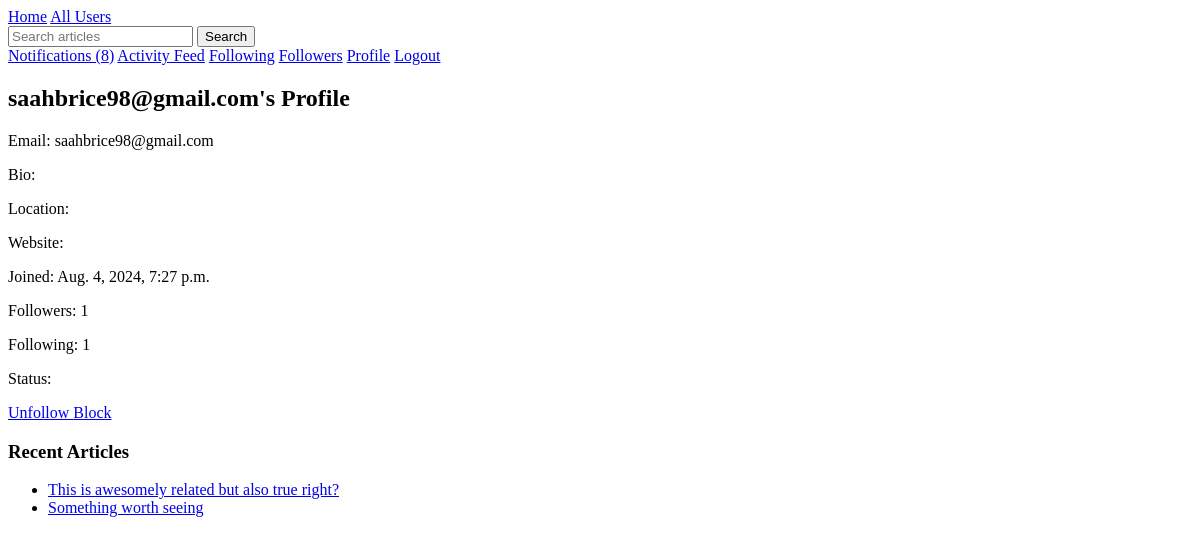
The app's page /users/profile/saahbrice98@gmail.com/ (signed in), older data.
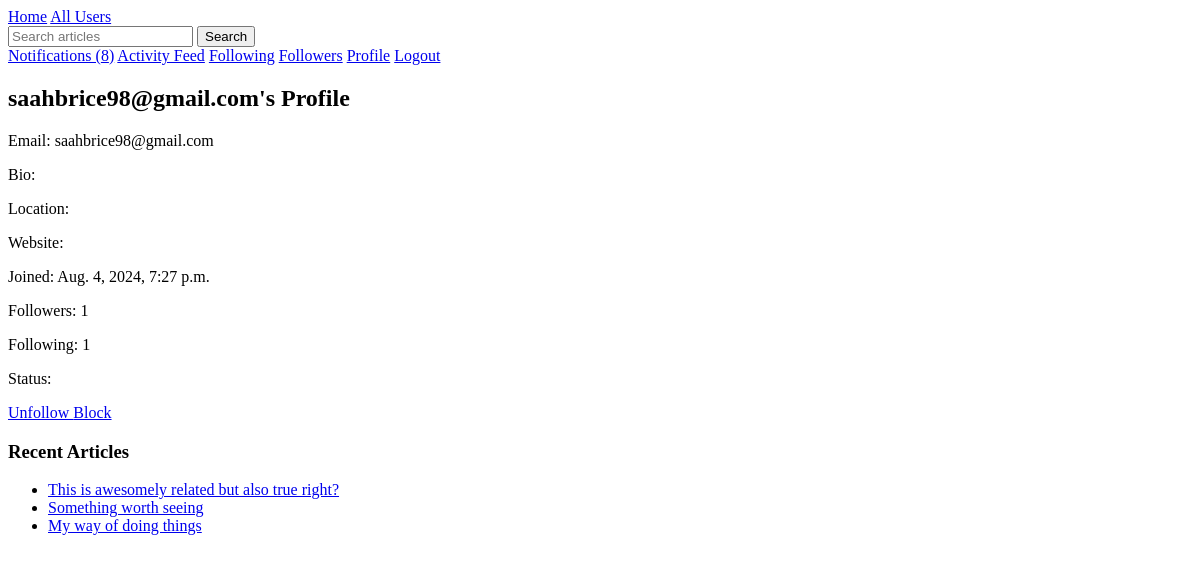
The same page, newer data.
### articles/models.py (models this page shows, shortened)
class Article(models.Model):
    title = models.CharField(max_length=200)
    content = models.TextField()
    author = models.ForeignKey(settings.AUTH_USER_MODEL, on_delete=models.CASCADE)
    created_at = models.DateTimeField(auto_now_add=True)
    updated_at = models.DateTimeField(auto_now=True)
    published_at = models.DateTimeField(null=True, blank=True)
    status = models.CharField(max_length=10, choices=[('draft', 'Draft'), ('published', 'Published')], default='draft')
    language = models.CharField(max_length=2, choices=[('EN', 'English'), ('FR', 'French')])
    tags = TaggableManager()
    bookmarks = models.ManyToManyField(settings.AUTH_USER_MODEL, related_name='bookmarked_articles', blank=True)

### users/views.py (the view)
# urls.py: path('profile/<str:username>/', UserProfileView.as_view(), name='user_profile'),
class UserProfileView(LoginRequiredMixin, DetailView):
    model = User
    template_name = 'users/profile.html'
    context_object_name = 'user_profile'
    def get_object(self, queryset=None):
        return get_object_or_404(User, username=self.kwargs.get('username'))
    def get_context_data(self, **kwargs):
        context = super().get_context_data(**kwargs)
        if self.request.user.is_authenticated:
            context['is_following'] = self.request.user.following.filter(id=self.object.id).exists()
            context['is_blocked'] = self.request.user.blocked_users.filter(id=self.object.id).exists()
        context['articles'] = Article.objects.filter(author=self.object, status='published').order_by('-published_at')[:5]
        return context

### users/models.py (called while the page is built)
    @property
    def is_writer(self):
        article_count = self.article_set.count()
        follower_count = self.followers.count()
        if article_count >= 12 and follower_count >= 5:
            total_reactions = sum(
                article.reactions.aggregate(total=Sum('count'))['total'] or 0
                for article in self.article_set.all()
            )
            return total_reactions >= 1000
        return False

    def unread_notifications_count(self):
        return self.notifications.filter(is_read=False).count()

### templates/users/profile.html (shortened to what this page needs)
{% extends "base.html" %}
{% block content %}
<h2>{{ user_profile.username }}'s Profile</h2>
<p>Email: {{ user_profile.email }}</p>
<p>Bio: {{ user_profile.bio }}</p>
<p>Location: {{ user_profile.location }}</p>
<p>Website: <a href="{{ user_profile.website }}">{{ user_profile.website }}</a></p>
<p>Joined: {{ user_profile.date_joined }}</p>
<p>Followers: {{ user_profile.followers.count }}</p>
<p>Following: {{ user_profile.following.count }}</p>
<p>
    Status:
</p>
{% if user.is_authenticated and user != user_profile %}
    <a href="{% url 'toggle_follow' user_profile.username %}">
        {% if is_following %}
            Unfollow
        {% else %}
            Follow
        {% endif %}
    </a>
    <a href="{% url 'toggle_block' user_profile.username %}">
        {% if is_blocked %}
            Unblock
        {% else %}
            Block
        {% endif %}
    </a>
{% endif %}
<h3>Recent Articles</h3>
<ul>
{% for article in articles %}
    <li><a href="{% url 'article_detail' article.pk %}">{{ article.title }}</a></li>
{% empty %}
    <li>No articles yet.</li>
{% endfor %}
</ul>
{% endblock %}

Row changes from the older to the newer data that the page shows:
added Article: title "My way of doing things"
